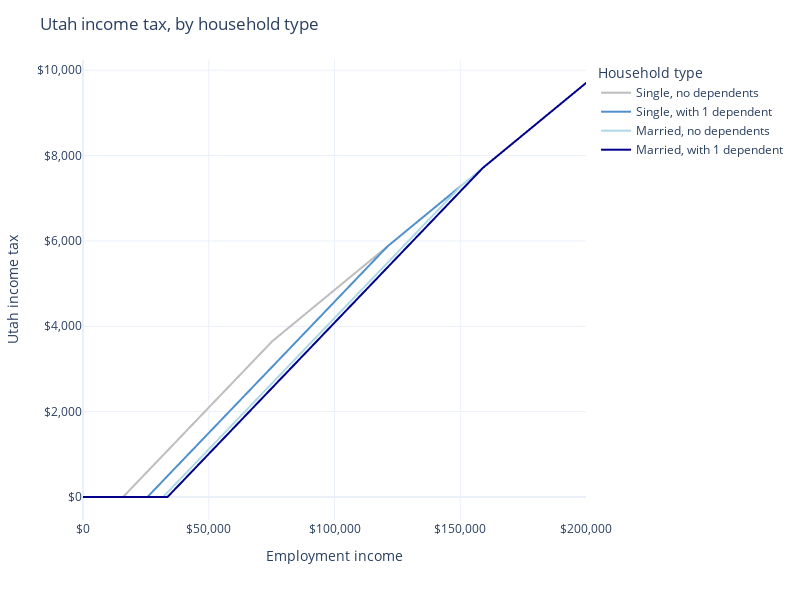

Notebook source saved alongside this figure:
### Markdown cell above
# Utah State income tax

PolicyEngine models Utah's State income tax, including the following components:
* The main rate applied to taxable income (currently 4.85%)
* The (nonrefundable) taxpayer credit
* The income tax exemption

The chart below shows the absolute tax amount by employment income, for each of four household types.

### Code cell
from policyengine_us import Simulation
import plotly.express as px
import pandas as pd


def create_situation(num_dependents, has_spouse):
    situation = {
        "people": {
            "person": {
                "age": 30,
            },
        },
        "tax_units": {
            "tax_unit": {
                "members": ["person"],
            },
        },
        "households": {
            "household": {
                "state_code": "UT",
                "members": ["person"],
            },
        },
        "axes": [
            [
                {
                    "name": "employment_income",
                    "min": 0,
                    "max": 200_000,
                    "count": 1000,
                }
            ]
        ],
    }
    for i in range(num_dependents):
        situation["people"][f"person{i}"] = {"age": 10}
        situation["tax_units"]["tax_unit"]["members"].append(f"person{i}")
        situation["households"]["household"]["members"].append(f"person{i}")
    if has_spouse:
        situation["people"]["spouse"] = {"age": 30}
        situation["tax_units"]["tax_unit"]["members"].append("spouse")
        situation["households"]["household"]["members"].append("spouse")
    return situation


def create_simulation(situation):
    return Simulation(
        situation=situation,
    )


single_no_dependents = create_simulation(create_situation(0, False))
single_with_dependents = create_simulation(create_situation(1, False))
married_no_dependents = create_simulation(create_situation(0, True))
married_with_dependents = create_simulation(create_situation(1, True))

employment_income = single_no_dependents.calculate("employment_income")

# Create a dataframe with

df = pd.concat(
    [
        pd.DataFrame(
            {
                "Employment income": employment_income,
                "Utah income tax": simulation.calculate("ut_income_tax"),
                "Household type": household_type,
            }
        )
        for simulation, household_type in [
            (single_no_dependents, "Single, no dependents"),
            (single_with_dependents, "Single, with 1 dependent"),
            (married_no_dependents, "Married, no dependents"),
            (married_with_dependents, "Married, with 1 dependent"),
        ]
    ]
)
GRAY = "#BDBDBD"
BLUE = "#5091cc"
LIGHT_BLUE = "lightblue"
DARK_BLUE = "darkblue"

px.line(
    df,
    x="Employment income",
    y="Utah income tax",
    color="Household type",
    color_discrete_map={
        "Single, no dependents": GRAY,
        "Single, with 1 dependent": BLUE,
        "Married, no dependents": LIGHT_BLUE,
        "Married, with 1 dependent": DARK_BLUE,
    },
    template="plotly_white",
).update_layout(
    title="Utah income tax, by household type",
    xaxis_title="Employment income",
    yaxis_title="Utah income tax",
    xaxis_tickformat="$,.0f",
    yaxis_tickformat="$,.0f",
    width=800,
    height=600,
)

### Figure 1 — Plotly figure (JSON) as saved in the notebook; plotly's stock layout.template omitted (floating-point values rounded to 4 significant figures; data arrays with more than 128 entries replaced by an {"elided": "..."} marker saying what was removed)
{"data": [{"hovertemplate": "Household type=Single, no dependents<br>Employment income=%{x}<br>Utah income tax=%{y}<extra></extra>", "legendgroup": "Single, no dependents", "line": {"color": "#BDBDBD", "dash": "solid"}, "marker": {"symbol": "circle"}, "mode": "lines", "name": "Single, no dependents", "showlegend": true, "type": "scattergl", "x": {"elided": "1000 float values"}, "xaxis": "x", "y": {"elided": "1000 float values"}, "yaxis": "y"}, {"hovertemplate": "Household type=Single, with 1 dependent<br>Employment income=%{x}<br>Utah income tax=%{y}<extra></extra>", "legendgroup": "Single, with 1 dependent", "line": {"color": "#5091cc", "dash": "solid"}, "marker": {"symbol": "circle"}, "mode": "lines", "name": "Single, with 1 dependent", "showlegend": true, "type": "scattergl", "x": {"elided": "1000 float values"}, "xaxis": "x", "y": {"elided": "1000 float values"}, "yaxis": "y"}, {"hovertemplate": "Household type=Married, no dependents<br>Employment income=%{x}<br>Utah income tax=%{y}<extra></extra>", "legendgroup": "Married, no dependents", "line": {"color": "lightblue", "dash": "solid"}, "marker": {"symbol": "circle"}, "mode": "lines", "name": "Married, no dependents", "showlegend": true, "type": "scattergl", "x": {"elided": "1000 float values"}, "xaxis": "x", "y": {"elided": "1000 float values"}, "yaxis": "y"}, {"hovertemplate": "Household type=Married, with 1 dependent<br>Employment income=%{x}<br>Utah income tax=%{y}<extra></extra>", "legendgroup": "Married, with 1 dependent", "line": {"color": "darkblue", "dash": "solid"}, "marker": {"symbol": "circle"}, "mode": "lines", "name": "Married, with 1 dependent", "showlegend": true, "type": "scattergl", "x": {"elided": "1000 float values"}, "xaxis": "x", "y": {"elided": "1000 float values"}, "yaxis": "y"}], "layout": {"height": 600, "legend": {"title": {"text": "Household type"}, "tracegroupgap": 0}, "margin": {"t": 60}, "title": {"text": "Utah income tax, by household type"}, "width": 800, "xaxis": {"anchor": "y", "domain": [0, 1], "tickformat": "$,.0f", "title": {"text": "Employment income"}}, "yaxis": {"anchor": "x", "domain": [0, 1], "tickformat": "$,.0f", "title": {"text": "Utah income tax"}}}}
